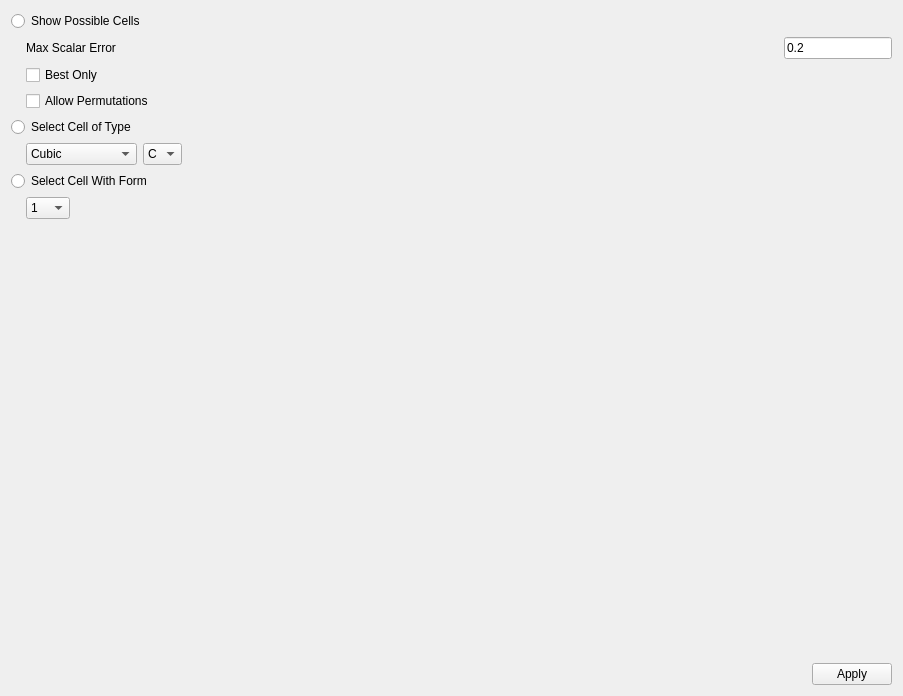
          <widget class="QWidget" name="scrollAreaWidgetContents_5">
           <property name="geometry">
            <rect>
             <x>0</x>
             <y>0</y>
             <width>903</width>
             <height>696</height>
            </rect>
           </property>
           <layout class="QVBoxLayout" name="verticalLayout_14">
            <item>
             <widget class="QRadioButton" name="ShowPossibleCells_rbtn">
              <property name="toolTip">
               <string>Show a list of the possible&lt;br&gt; conventional cells in the MantidPlot Results Log window.  NOTE: The current UB must correspond to a Niggli reduced cell for these to be valid.</string>
              </property>
              <property name="text">
               <string>Show Possible Cells</string>
              </property>
             </widget>
            </item>
            <item>
             <layout class="QHBoxLayout" name="horizontalLayout_36">
              <item>
               <spacer name="horizontalSpacer_38">
                <property name="orientation">
                 <enum>Qt::Horizontal</enum>
                </property>
                <property name="sizeType">
                 <enum>QSizePolicy::Fixed</enum>
                </property>
                <property name="sizeHint" stdset="0">
                 <size>
                  <width>15</width>
                  <height>0</height>
                 </size>
                </property>
               </spacer>
              </item>
              <item>
               <widget class="QLabel" name="MaxScalarError_lbl">
                <property name="text">
                 <string>Max Scalar Error       </string>
                </property>
               </widget>
              </item>
              <item>
               <spacer name="horizontalSpacer_41">
                <property name="orientation">
                 <enum>Qt::Horizontal</enum>
                </property>
                <property name="sizeHint" stdset="0">
                 <size>
                  <width>40</width>
                  <height>20</height>
                 </size>
                </property>
               </spacer>
              </item>
              <item>
               <widget class="QLineEdit" name="MaxScalarError_ledt">
                <property name="sizePolicy">
                 <sizepolicy hsizetype="Fixed" vsizetype="Fixed">
                  <horstretch>0</horstretch>
                  <verstretch>0</verstretch>
                 </sizepolicy>
                </property>
                <property name="toolTip">
                 <string>Maximum error allowed in the cell&lt;br&gt; scalars.  If this is set very large, all possible conventional cells will be shown, including those that don't really match the current cell.  If this is set too small, the desired correct cell may be missing from the list due to experimental error.  The default value of 0.2 should usually work.</string>
                </property>
                <property name="text">
                 <string>0.2</string>
                </property>
               </widget>
              </item>
             </layout>
            </item>
            <item>
             <layout class="QHBoxLayout" name="horizontalLayout_35">
              <item>
               <spacer name="horizontalSpacer_37">
                <property name="orientation">
                 <enum>Qt::Horizontal</enum>
                </property>
                <property name="sizeType">
                 <enum>QSizePolicy::Fixed</enum>
                </property>
                <property name="sizeHint" stdset="0">
                 <size>
                  <width>15</width>
                  <height>0</height>
                 </size>
                </property>
               </spacer>
              </item>
              <item>
               <widget class="QCheckBox" name="BestCellOnly_ckbx">
                <property name="toolTip">
                 <string>Only show the best fitting&lt;br&gt; cell for each cell type and centering that is in the list of possible cells.</string>
                </property>
                <property name="text">
                 <string>Best Only</string>
                </property>
               </widget>
              </item>
             </layout>
            </item>
            <item>
             <layout class="QHBoxLayout" name="horizontalLayout_351">
              <item>
               <spacer name="horizontalSpacer_371">
                <property name="orientation">
                 <enum>Qt::Horizontal</enum>
                </property>
                <property name="sizeType">
                 <enum>QSizePolicy::Fixed</enum>
                </property>
                <property name="sizeHint" stdset="0">
                 <size>
                  <width>15</width>
                  <height>0</height>
                 </size>
                </property>
               </spacer>
              </item>
              <item>
               <widget class="QCheckBox" name="AllowPermutations_ckbx">
                <property name="toolTip">
                 <string>Allow permutations of conventional cells.</string>
                </property>
                <property name="text">
                 <string>Allow Permutations</string>
                </property>
               </widget>
              </item>
             </layout>
            </item>
            <item>
             <widget class="QRadioButton" name="SelectCellOfType_rbtn">
              <property name="toolTip">
               <string>Transform the current UB&lt;br&gt; matrix and indexing to correspond to the best fitting cell with the specified cell-type and centering.</string>
              </property>
              <property name="text">
               <string>Select Cell of Type</string>
              </property>
             </widget>
            </item>
            <item>
             <layout class="QHBoxLayout" name="horizontalLayout_33">
              <item>
               <spacer name="horizontalSpacer_39">
                <property name="orientation">
                 <enum>Qt::Horizontal</enum>
                </property>
                <property name="sizeType">
                 <enum>QSizePolicy::Fixed</enum>
                </property>
                <property name="sizeHint" stdset="0">
                 <size>
                  <width>15</width>
                  <height>0</height>
                 </size>
                </property>
               </spacer>
              </item>
              <item>
               <widget class="QComboBox" name="CellType_cmbx">
                <property name="toolTip">
                 <string>The cell-type to be used.</string>
                </property>
                <item>
                 <property name="text">
                  <string>Cubic</string>
                 </property>
                </item>
                <item>
                 <property name="text">
                  <string>Hexagonal</string>
                 </property>
                </item>
                <item>
                 <property name="text">
                  <string>Monoclinic</string>
                 </property>
                </item>
                <item>
                 <property name="text">
                  <string>Orthorhombic</string>
                 </property>
                </item>
                <item>
                 <property name="text">
                  <string>Rhombohedral</string>
                 </property>
                </item>
                <item>
                 <property name="text">
                  <string>Tetragonal</string>
                 </property>
                </item>
                <item>
                 <property name="text">
                  <string>Triclinic</string>
                 </property>
                </item>
               </widget>
              </item>
              <item>
               <widget class="QComboBox" name="CellCentering_cmbx">
                <property name="toolTip">
                 <string>The centering to be used.</string>
                </property>
                <item>
                 <property name="text">
                  <string>C</string>
                 </property>
                </item>
                <item>
                 <property name="text">
                  <string>F</string>
                 </property>
                </item>
                <item>
                 <property name="text">
                  <string>I</string>
                 </property>
                </item>
                <item>
                 <property name="text">
                  <string>P</string>
                 </property>
                </item>
                <item>
                 <property name="text">
                  <string>R</string>
                 </property>
                </item>
               </widget>
              </item>
              <item>
               <spacer name="horizontalSpacer_42">
                <property name="orientation">
                 <enum>Qt::Horizontal</enum>
                </property>
                <property name="sizeHint" stdset="0">
                 <size>
                  <width>40</width>
                  <height>20</height>
                 </size>
                </property>
               </spacer>
              </item>
             </layout>
            </item>
            <item>
             <widget class="QRadioButton" name="SelectCellWithForm_rbtn">
              <property name="toolTip">
               <string>Transform the current UB&lt;br&gt; matrix and indexing to correspond to the cell with the specified Form number, as shown in the list of possible cells.</string>
              </property>
              <property name="text">
               <string>Select Cell With Form</string>
              </property>
             </widget>
            </item>
            <item>
             <layout class="QHBoxLayout" name="horizontalLayout_34">
              <item>
               <spacer name="horizontalSpacer_40">
                <property name="orientation">
                 <enum>Qt::Horizontal</enum>
                </property>
                <property name="sizeType">
                 <enum>QSizePolicy::Fixed</enum>
                </property>
                <property name="sizeHint" stdset="0">
                 <size>
                  <width>15</width>
                  <height>0</height>
                 </size>
                </property>
               </spacer>
              </item>
              <item>
               <widget class="QComboBox" name="CellFormNumber_cmbx">
                <property name="toolTip">
                 <string>The Form number of the&lt;br&gt; desired conventional cell.</string>
                </property>
                <item>
                 <property name="text">
                  <string>1</string>
                 </property>
                </item>
                <item>
                 <property name="text">
                  <string>2</string>
                 </property>
                </item>
                <item>
                 <property name="text">
                  <string>3</string>
                 </property>
                </item>
                <item>
                 <property name="text">
                  <string>4</string>
                 </property>
                </item>
                <item>
                 <property name="text">
                  <string>5</string>
                 </property>
                </item>
                <item>
                 <property name="text">
                  <string>6</string>
                 </property>
                </item>
                <item>
                 <property name="text">
                  <string>7</string>
                 </property>
                </item>
                <item>
                 <property name="text">
                  <string>8</string>
                 </property>
                </item>
                <item>
                 <property name="text">
                  <string>9</string>
                 </property>
                </item>
                <item>
                 <property name="text">
                  <string>10</string>
                 </property>
                </item>
                <item>
                 <property name="text">
                  <string>11</string>
                 </property>
                </item>
                <item>
                 <property name="text">
                  <string>12</string>
                 </property>
                </item>
                <item>
                 <property name="text">
                  <string>13</string>
                 </property>
                </item>
                <item>
                 <property name="text">
                  <string>14</string>
                 </property>
                </item>
                <item>
                 <property name="text">
                  <string>15</string>
                 </property>
                </item>
                <item>
                 <property name="text">
                  <string>16</string>
                 </property>
                </item>
                <item>
                 <property name="text">
                  <string>17</string>
                 </property>
                </item>
                <item>
                 <property name="text">
                  <string>18</string>
                 </property>
                </item>
                <item>
                 <property name="text">
                  <string>19</string>
                 </property>
                </item>
                <item>
                 <property name="text">
                  <string>20</string>
                 </property>
                </item>
                <item>
                 <property name="text">
                  <string>21</string>
                 </property>
                </item>
                <item>
                 <property name="text">
                  <string>22</string>
                 </property>
                </item>
                <item>
                 <property name="text">
                  <string>23</string>
                 </property>
                </item>
                <item>
                 <property name="text">
                  <string>24</string>
                 </property>
                </item>
                <item>
                 <property name="text">
                  <string>25</string>
                 </property>
                </item>
                <item>
                 <property name="text">
                  <string>26</string>
                 </property>
                </item>
                <item>
                 <property name="text">
                  <string>27</string>
                 </property>
                </item>
                <item>
                 <property name="text">
                  <string>28</string>
                 </property>
                </item>
                <item>
                 <property name="text">
                  <string>29</string>
                 </property>
                </item>
                <item>
                 <property name="text">
                  <string>30</string>
                 </property>
                </item>
                <item>
                 <property name="text">
                  <string>31</string>
                 </property>
                </item>
                <item>
                 <property name="text">
                  <string>32</string>
                 </property>
                </item>
                <item>
                 <property name="text">
                  <string>33</string>
                 </property>
                </item>
                <item>
                 <property name="text">
                  <string>34</string>
                 </property>
                </item>
                <item>
                 <property name="text">
                  <string>35</string>
                 </property>
                </item>
                <item>
                 <property name="text">
                  <string>36</string>
                 </property>
                </item>
                <item>
                 <property name="text">
                  <string>37</string>
                 </property>
                </item>
                <item>
                 <property name="text">
                  <string>38</string>
                 </property>
                </item>
                <item>
                 <property name="text">
                  <string>39</string>
                 </property>
                </item>
                <item>
                 <property name="text">
                  <string>40</string>
                 </property>
                </item>
                <item>
                 <property name="text">
                  <string>41</string>
                 </property>
                </item>
                <item>
                 <property name="text">
                  <string>42</string>
                 </property>
                </item>
                <item>
                 <property name="text">
                  <string>43</string>
                 </property>
                </item>
                <item>
                 <property name="text">
                  <string>44</string>
                 </property>
                </item>
               </widget>
              </item>
              <item>
               <spacer name="horizontalSpacer_43">
                <property name="orientation">
                 <enum>Qt::Horizontal</enum>
                </property>
                <property name="sizeHint" stdset="0">
                 <size>
                  <width>40</width>
                  <height>20</height>
                 </size>
                </property>
               </spacer>
              </item>
             </layout>
            </item>
            <item>
             <spacer name="verticalSpacer_4">
              <property name="orientation">
               <enum>Qt::Vertical</enum>
              </property>
              <property name="sizeHint" stdset="0">
               <size>
                <width>20</width>
                <height>40</height>
               </size>
              </property>
             </spacer>
            </item>
            <item>
             <layout class="QHBoxLayout" name="horizontalLayout_32">
              <item>
               <spacer name="horizontalSpacer_36">
                <property name="orientation">
                 <enum>Qt::Horizontal</enum>
                </property>
                <property name="sizeHint" stdset="0">
                 <size>
                  <width>40</width>
                  <height>20</height>
                 </size>
                </property>
               </spacer>
              </item>
              <item>
               <widget class="QPushButton" name="ApplyChooseCell_btn">
                <property name="toolTip">
                 <string>Proceed to show the&lt;br&gt; possible cells, or change the UB matrix and indexing, according to the options selected.</string>
                </property>
                <property name="text">
                 <string>Apply</string>
                </property>
               </widget>
              </item>
             </layout>
            </item>
           </layout>
          </widget>
